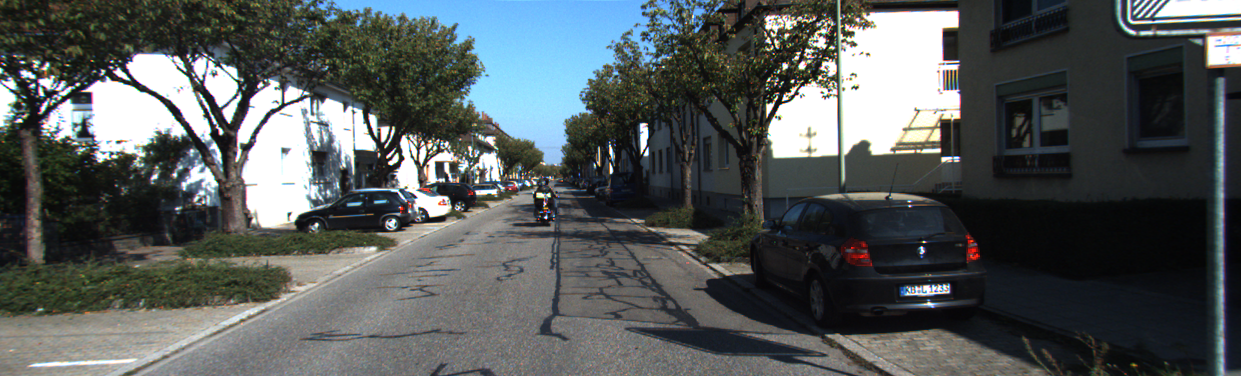
#> input picture examples/stereo/image2_000000.png, 1241 x 376 px, found by its file name
$ python bench_sgm.py   (older library calls are emulated)
#> lines starting #> are read from the running program, lines starting #| are printed output that depends on the picture; after the words box and inside, x2 and y2 are one past the last pixel; in counts of white or black regions, pixels touching at a corner belong together
import cv2
import time
import os
import numpy as np


def main():
    # Paths relative to the kornia-3d crate root
    left_path = "examples/stereo/image2_000000.png"
    right_path = "examples/stereo/image3_000000.png"

    if not os.path.exists(left_path) or not os.path.exists(right_path):
        print(f"Error: Could not find images at {left_path} and {right_path}.")
        print("Please run this script from the 'crates/kornia-3d' directory.")
        return

    # Load images in grayscale
    left_img = cv2.imread(left_path, cv2.IMREAD_GRAYSCALE)
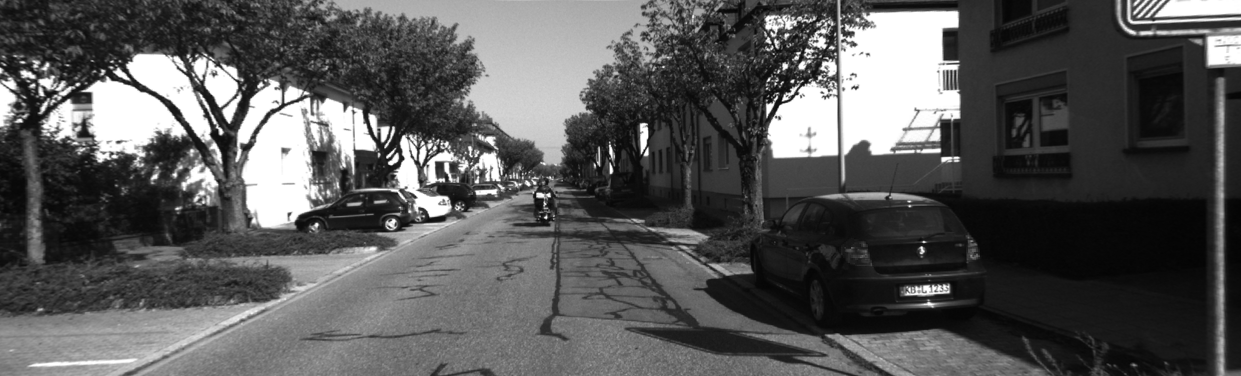
#> left_img: shape (376, 1241); min 3, max 255, mean 87.7
    right_img = cv2.imread(right_path, cv2.IMREAD_GRAYSCALE)
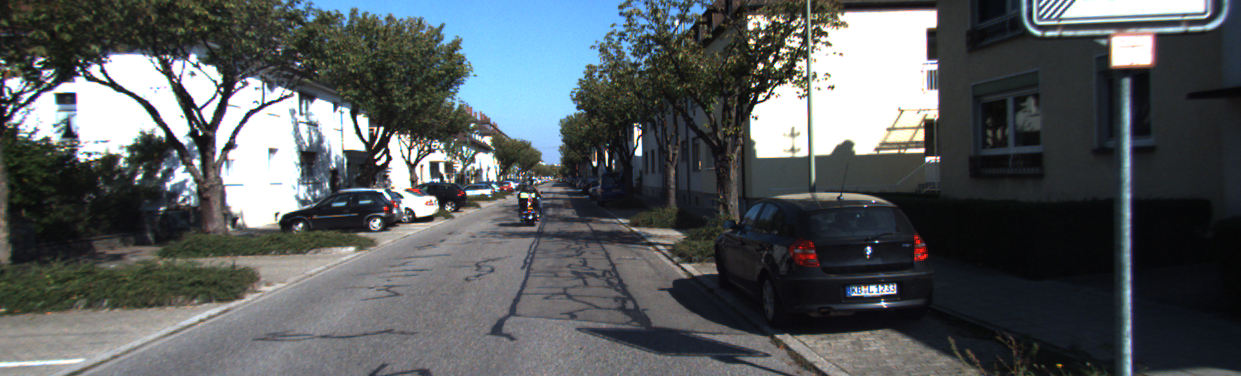
#> input picture examples/stereo/image3_000000.png, 1241 x 376 px, found by its file name
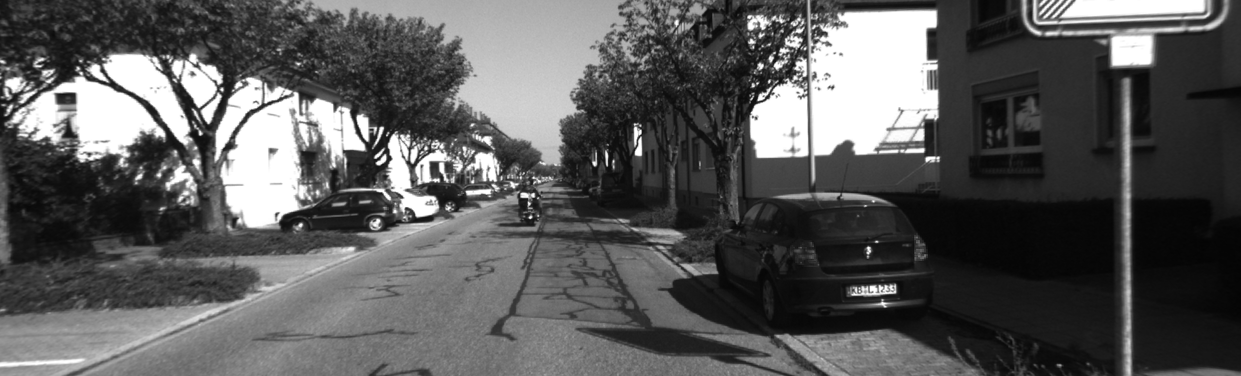
#> right_img: shape (376, 1241); min 3, max 255, mean 89.6
    print(f"Loaded KITTI images: {left_img.shape[1]}x{left_img.shape[0]}")
#| Loaded KITTI images: 1241x376

    # [5 lines of commented-out code are left out]
    num_disp = 128
    block_size = 15

    stereo = cv2.StereoSGBM_create(
        minDisparity=0,
        numDisparities=num_disp,
        blockSize=block_size,
        P1=10,  # Raw penalty to match Rust implementation
        P2=120,  # Raw penalty to match Rust implementation
        disp12MaxDiff=1,
        uniquenessRatio=0,
        speckleWindowSize=0,
        speckleRange=0,
        mode=cv2.STEREO_SGBM_MODE_HH,
    )

    # Warmup run (avoids counting initialization overhead)
    stereo.compute(left_img, right_img)

    # Benchmark
    iterations = 5
    start = time.time()
    for _ in range(iterations):
        disparity_raw = stereo.compute(left_img, right_img)
#> this loop made 5 passes
#> pass 1, in main, `disparity_raw = stereo.compute(left_img, right_img)`:
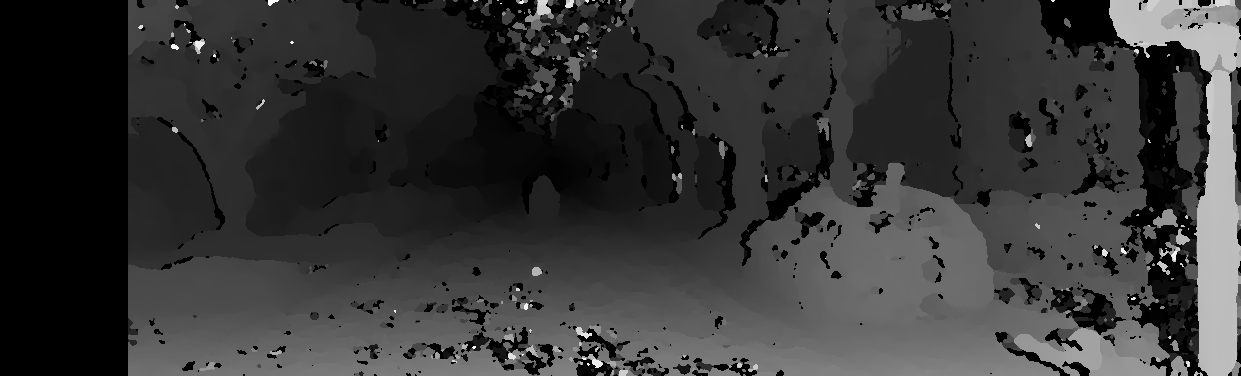
#> disparity_raw: shape (376, 1241) int16; min -16, max 2015, mean 417.1; drawn with min black and max white
    end = time.time()

    avg_time_ms = (end - start) / iterations * 1000.0
    print(f"\nOpenCV StereoSGBM Time: {avg_time_ms:.2f} ms per frame")

    # ==========================================
    # Post-processing and Saving the Disparity Map
    # ==========================================

    # 1. Convert from CV_16S (fixed point) to float32
    # OpenCV stores disparity * 16. We divide by 16.0 to get true pixel disparity.
    disp_f32 = disparity_raw.astype(np.float32) / 16.0

    # 2. Create a mask for invalid pixels.
    # OpenCV sets invalid pixels to (minDisparity - 1), which is -1 in CV_16S.
    # In float32, this is -0.0625. So anything <= 0 is invalid (equivalent to NaN in Rust).
    invalid_mask = disp_f32 <= 0.0
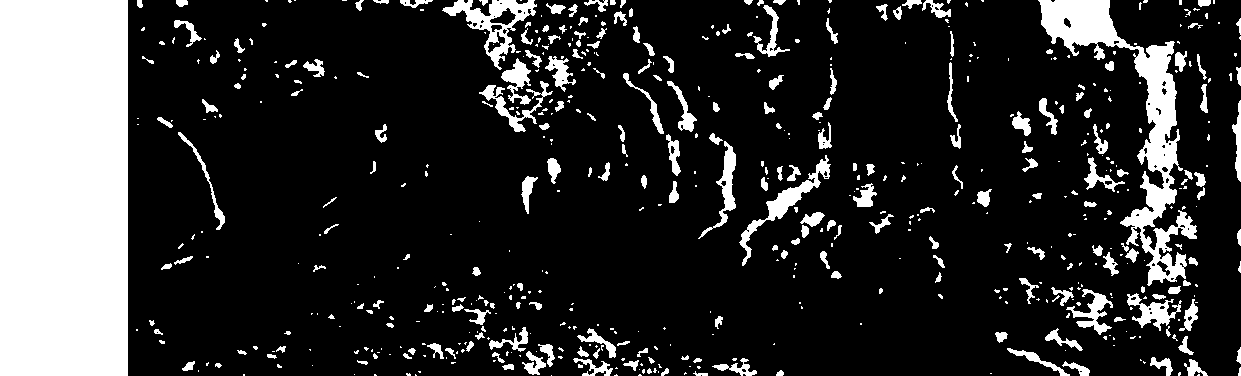
#> invalid_mask: shape (376, 1241) bool; 18.7% white; 596 white regions (366 under 20 px), largest, box (x1, y1, x2, y2) and area: (0, 0, 128, 376) 48128, (1038, 0, 1197, 286) 9927, (442, 0, 537, 70) 1952

    # 3. Normalize valid disparities to 0-255 for visualization
    disp_valid = np.where(invalid_mask, 0, disp_f32)
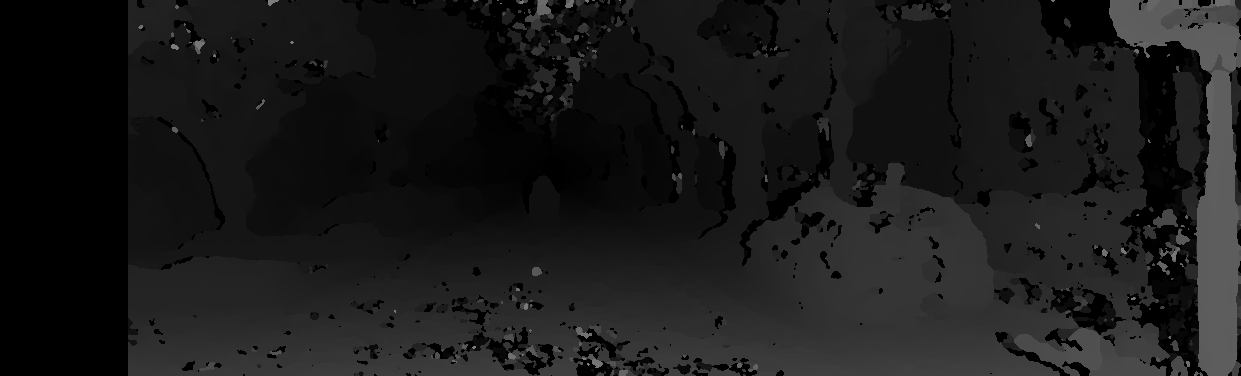
#> disp_valid: shape (376, 1241) float32; min 0, max 125.9, mean 26.3
    disp_norm = cv2.normalize(
        disp_valid, None, 0, 255, cv2.NORM_MINMAX, dtype=cv2.CV_8U
    )

    # 4. Save Grayscale Version
    cv2.imwrite("opencv_disparity_gray.png", disp_norm)
    print("Saved: opencv_disparity_gray.png")

    # 5. Save Colorized Version (matching the Rust turbo-ish colormap)
    # Apply OpenCV's TURBO colormap
    disp_color = cv2.applyColorMap(disp_norm, cv2.COLORMAP_TURBO)

    # Force invalid pixels to be pure black [0, 0, 0], exactly like the Rust script
    disp_color[invalid_mask] = [0, 0, 0]
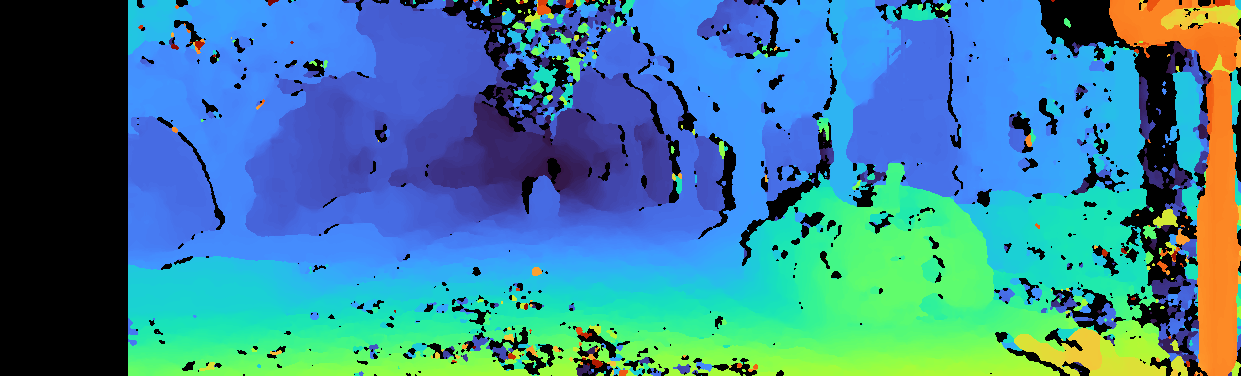
#> disp_color: shape (376, 1241, 3); mean B, G, R 153.5, 130.5, 61.1

    cv2.imwrite("opencv_disparity_color.png", disp_color)
    print("Saved: opencv_disparity_color.png")


if __name__ == "__main__":
    main()
